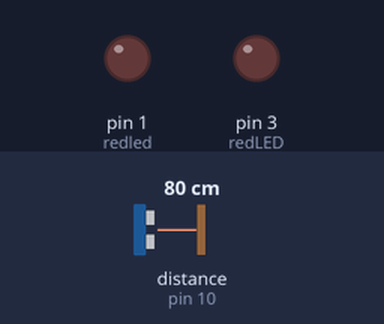
Recording of a sketch running on a simulated Arduino Uno, built with avr-gcc and run on an emulated ATmega328P. On the bench: output pins drawn as LEDs (lit = HIGH). Wiring (inferred from the names in the program): ultrasonic range finder: trigger pin 9; echo pin 10. Inputs (shaded band) come from the test bench; at power-on: distance to the obstacle (sensor on pin 10) 80 cm. The echo pulse lasts 58.3 µs per cm; pins used as bus, display or sensor lines are not drawn.

Above: at 1.2 s.
1.3 s: distance to the obstacle (sensor on pin 10) set to 33 cm
2.8 s: distance to the obstacle (sensor on pin 10) set to 28 cm
At 3.5 s:
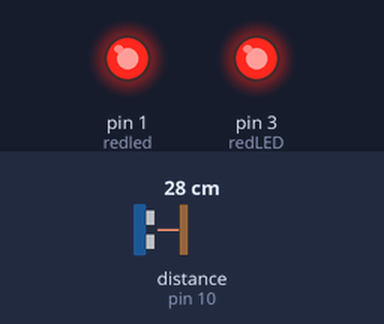
4.3 s: distance to the obstacle (sensor on pin 10) set to 35 cm
At 4.7 s:
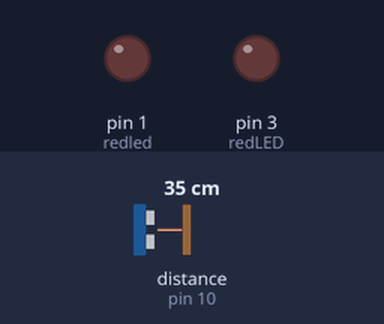
5.8 s: distance to the obstacle (sensor on pin 10) set to 2 cm
At 6.9 s:
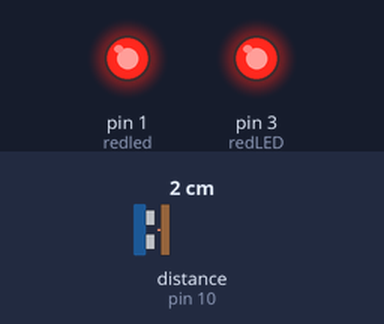
Timing chart, 0 to 8.3 s (numbered marks = the images above; inputs shaded):
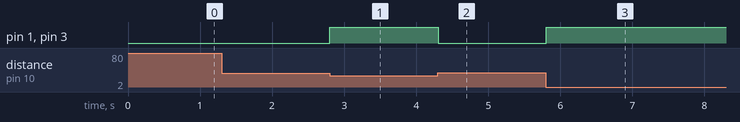

Measured:
- the behaviour switches between 31 and 30 cm on distance to the obstacle (sensor on pin 10) (found by bisection; images 0 and 1)
- after the input at 1.3 s, every drawn part: stays the same
- after the input at 2.8 s, pin 1 (redled), pin 3 (redLED): LOW → HIGH at once
- after the input at 4.3 s, pin 1 (redled), pin 3 (redLED): HIGH → LOW at once
- after the input at 5.8 s, pin 1 (redled), pin 3 (redLED): LOW → HIGH at once

The sketch:

UltraSonicWithDiode.ino
```cpp
#include <LiquidCrystal.h>
#define trigPin 9
#define echoPin 10
int redLED = 3;
int redled = 1;


LiquidCrystal lcd (A0, A1, A2, A3, A4, A5);

void setup() {
  pinMode(trigPin, OUTPUT);
  pinMode(echoPin, INPUT);
  pinMode(redLED,OUTPUT);
  pinMode(redled,OUTPUT);
}

void loop() {
  float duration, distance;
  digitalWrite(trigPin, LOW);
  delayMicroseconds(2);

  digitalWrite(trigPin, HIGH);
  delayMicroseconds(10);
  digitalWrite(trigPin, LOW);

  duration = pulseIn(echoPin, HIGH);
  distance = (duration / 2) * 0.0344;

  if ( distance <= 30){
    digitalWrite(redLED,HIGH);
    digitalWrite(redled,HIGH);

  }else
     {
      digitalWrite(redLED,LOW);
      digitalWrite(redled,LOW);
     }
}
```
